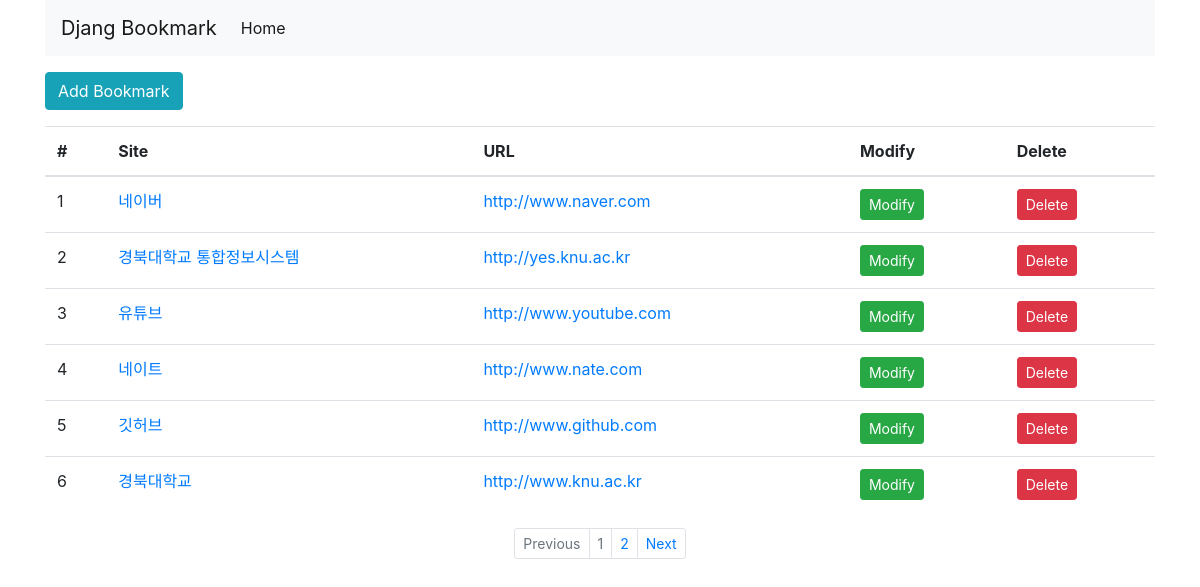
Screenshot of /bookmark/ with the database file from the repository.
### bookmark/models.py (models this page shows, shortened)
class Bookmark(models.Model):
    site_name = models.CharField(max_length=100)
    url = models.URLField('Site URL')

### bookmark/views.py (the view)
# urls.py: path('', BookmarkListView.as_view(), name='list'),
class BookmarkListView(ListView): # ListView를 상속해서 사용한다
    model = Bookmark

### templates/bookmark/bookmark_list.html (shortened to what this page needs)
<!DOCTYPE html>
<html lang="en">
<head>
</head>
<body>
    {% extends 'base.html' %}
    {% block content %}
        <div class="btn-group">
            <a href="{% url 'add' %}" class="btn btn-info">Add Bookmark</a>
        </div>
        <table class="table">
            <thead>
                <tr>
                    <th scope="col">#</th>
                    <th scope="col">Site</th>
                    <th scope="col">URL</th>
                    <th scope="col">Modify</th>
                    <th scope="col">Delete</th>
                </tr>
            </thead>
            <tbody>
                {% for bookmark in object_list %}
                    <tr>
                        <td>{{forloop.counter}}</td>
                        <td><a href="{% url 'detail' pk=bookmark.id %}">{{bookmark.site_name}}</a></td>
                        <td><a href="{{bookmark.url}}" target="_blank">{{bookmark.url}}</a></td>
                        <td><a href="{% url 'update' pk=bookmark.id %}" class="btn btn-success btn-sm">Modify</a></td>
                        <td><a href="{% url 'delete' pk=bookmark.id %}" class="btn btn-danger btn-sm">Delete</a></td>
                    </tr>
                {% endfor %}
            </tbody>
        </table>
    {% endblock %}
    {% block pagination %}
        {% if is_paginated %}
            <ul class="pagination justify-content-center pagination-sm">
                {% if page_obj.has_previous %}
                <li class="page-item">
                    <a class="page-link" href="{% url 'list' %}?page={{ page_obj.previous_page_number }}" tabindex="-1">Previous</a>
                </li>
                {% else %}
                <li class="page-item disabled">
                    <a class="page-link" href="#" tabindex="-1">Previous</a>
                </li>
                {% endif %}
                {% for object in page_obj.paginator.page_range %}
                    <li class="page-item {% if page_obj.number == forloop.counter %}disabled{% endif %}">
                        <a class="page-link" href="{{ request.path }}?page={{ forloop.counter }}">{{ forloop.counter }}</a>
                    </li>
                {% endfor %}
                {% if page_obj.has_next %}
                    <li class="page-item">
                        <a class="page-link" href="{% url 'list' %}?page={{ page_obj.next_page.number }}">Next</a>
                    </li>
                {% else %}
                    <li class="page-item disabled">
                        <a class="page-link" href="#">Next</a>
                    </li>
                {% endif %}
            </ul>
        {% endif %}
    {% endblock %}

### templates/base.html (shortened to what this page needs)
<!DOCTYPE html>
<html lang="en">
<head>
    <link rel="stylesheet" href="https://stackpath.bootstrapcdn.com/bootstrap/4.5.2/css/bootstrap.min.css"
>
    {% load static %}
    <link rel="stylesheet" href="{% static 'style.css' %}">
</head>
<body>
    <div class="container">
        <nav class="navbar navbar-expand-lg navbar-light bg-light">
            <a class="navbar-brand" href="#">Djang Bookmark</a>
                <div class="collapse navbar-collapse" id="navbarSupportedContent">
                    <ul class="navbar-nav mr-auto">
                        <li class="nav-item active">
                            <a class="nav-link" href="#">Home<span class="sr-only">(current)</span></a>
                        </li>
                    </ul>
                </div>
        </nav>
        <div class="row">
            <div class="col">
                {% block content %}
                {% endblock %}
                {% block pagination %}
                {% endblock %}
            </div>
        </div>
    </div>
</body>
</html>

### config/static/style.css (style rules this page uses)
body { width:100%; }

### rows the page displays
Bookmark: site_name "네이버", url "http://www.naver.com"
Bookmark: site_name "경북대학교 통합정보시스템", url "http://yes.knu.ac.kr"
Bookmark: site_name "유튜브", url "http://www.youtube.com"
Bookmark: site_name "네이트", url "http://www.nate.com"
Bookmark: site_name "깃허브", url "http://www.github.com"
Bookmark: site_name "경북대학교", url "http://www.knu.ac.kr"
